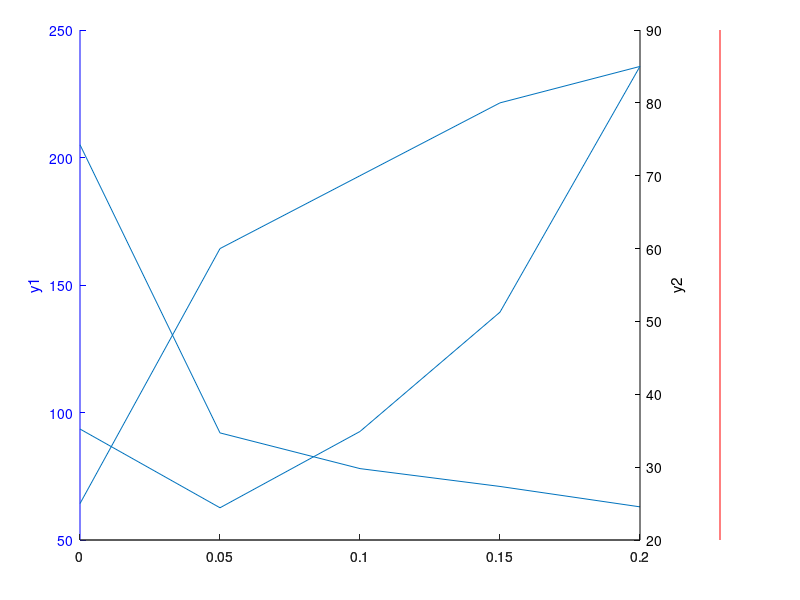

Reproduce this figure in MATLAB.
a = [205 92 78 71 63];
b = [25 60 70 80 85];
c = [25.44 21.58 25.32 31.17 43.22];
x = 0 : 0.05 : 0.2;


% figure('color','w')
%第一个图
a1=axes;
plot(x,a);
% polyfit(x,a,2);
set(a1,'position',[.1,.1,.7,.85],'ycolor','b','box','off')
ylabel('y1')
xlim([0,0.2]);
%第二个图
a2=axes;
b=plot(a2,x,b);
set(a2,'position',[.1,.1,.7,.85],'ycolor','k','box','off','yaxislocation','right','color','none')
ylabel('y2')
xlim([0,0.2]);

%第三个图
a3=axes;
plot(a3,x,c);
set(a3,'position',[.1,.1,.7,.85],'visible','off')
xlim([0,0.2]);
a4=axes;
set(a4,'position',[.9,.1,eps,.85],'box','off','yaxislocation','right','color','none','ylim',get(a3,'ylim'),'ycolor','r')
ylabel('y3')

